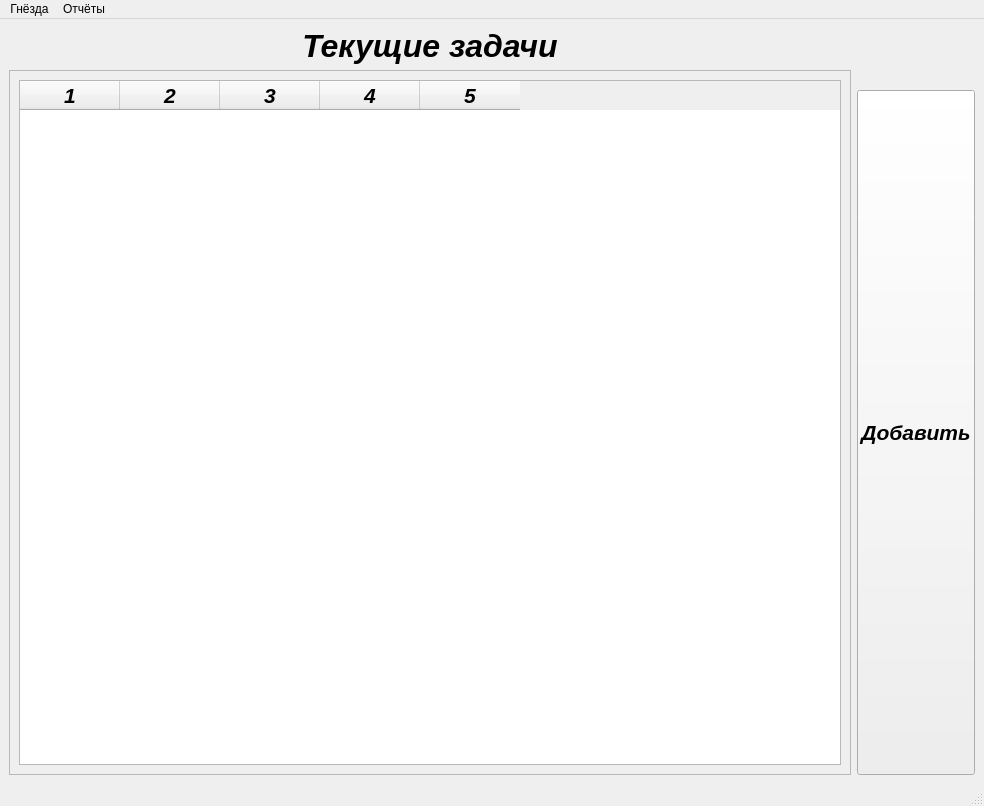
<?xml version="1.0" encoding="UTF-8"?>
<ui version="4.0">
 <class>MainWindow</class>
 <widget class="QMainWindow" name="MainWindow">
  <property name="geometry">
   <rect>
    <x>0</x>
    <y>0</y>
    <width>984</width>
    <height>806</height>
   </rect>
  </property>
  <property name="sizePolicy">
   <sizepolicy hsizetype="Preferred" vsizetype="Preferred">
    <horstretch>0</horstretch>
    <verstretch>0</verstretch>
   </sizepolicy>
  </property>
  <property name="windowTitle">
   <string>Главная страница</string>
  </property>
  <property name="windowIcon">
   <iconset theme="computer">
    <normaloff>../../.designer/backup</normaloff>../../.designer/backup</iconset>
  </property>
  <widget class="QWidget" name="centralwidget">
   <layout class="QGridLayout" name="gridLayout_2">
    <item row="1" column="1">
     <layout class="QVBoxLayout" name="verticalLayout">
      <property name="sizeConstraint">
       <enum>QLayout::SetFixedSize</enum>
      </property>
      <item>
       <widget class="QPushButton" name="update_tasks_list">
        <property name="autoFillBackground">
         <bool>false</bool>
        </property>
        <property name="styleSheet">
         <string notr="true">border-radius: 25%;</string>
        </property>
        <property name="text">
         <string/>
        </property>
        <property name="icon">
         <iconset>
          <normaloff>../Images/update.png</normaloff>../Images/update.png</iconset>
        </property>
        <property name="iconSize">
         <size>
          <width>50</width>
          <height>50</height>
         </size>
        </property>
        <property name="checkable">
         <bool>false</bool>
        </property>
       </widget>
      </item>
      <item>
       <widget class="QPushButton" name="main_add_task">
        <property name="sizePolicy">
         <sizepolicy hsizetype="Minimum" vsizetype="Minimum">
          <horstretch>0</horstretch>
          <verstretch>0</verstretch>
         </sizepolicy>
        </property>
        <property name="font">
         <font>
          <pointsize>16</pointsize>
          <italic>true</italic>
          <bold>true</bold>
         </font>
        </property>
        <property name="text">
         <string>Добавить</string>
        </property>
       </widget>
      </item>
     </layout>
    </item>
    <item row="0" column="0">
     <widget class="QLabel" name="main_current_tasks_label">
      <property name="font">
       <font>
        <pointsize>24</pointsize>
        <italic>true</italic>
        <bold>true</bold>
       </font>
      </property>
      <property name="layoutDirection">
       <enum>Qt::LeftToRight</enum>
      </property>
      <property name="text">
       <string>Текущие задачи</string>
      </property>
      <property name="alignment">
       <set>Qt::AlignCenter</set>
      </property>
     </widget>
    </item>
    <item row="1" column="0">
     <widget class="QScrollArea" name="main_tasks_scroll_area">
      <property name="widgetResizable">
       <bool>true</bool>
      </property>
      <widget class="QWidget" name="scrollAreaWidgetContents">
       <property name="geometry">
        <rect>
         <x>0</x>
         <y>0</y>
         <width>840</width>
         <height>700</height>
        </rect>
       </property>
       <property name="focusPolicy">
        <enum>Qt::TabFocus</enum>
       </property>
       <layout class="QGridLayout" name="gridLayout">
        <item row="0" column="0">
         <widget class="QTableWidget" name="main_tasks_list">
          <property name="sizePolicy">
           <sizepolicy hsizetype="Expanding" vsizetype="Expanding">
            <horstretch>1</horstretch>
            <verstretch>1</verstretch>
           </sizepolicy>
          </property>
          <property name="minimumSize">
           <size>
            <width>150</width>
            <height>30</height>
           </size>
          </property>
          <property name="font">
           <font>
            <pointsize>16</pointsize>
            <italic>true</italic>
            <bold>true</bold>
           </font>
          </property>
          <property name="sizeAdjustPolicy">
           <enum>QAbstractScrollArea::AdjustToContents</enum>
          </property>
          <property name="editTriggers">
           <set>QAbstractItemView::NoEditTriggers</set>
          </property>
          <property name="alternatingRowColors">
           <bool>true</bool>
          </property>
          <property name="gridStyle">
           <enum>Qt::DashLine</enum>
          </property>
          <property name="sortingEnabled">
           <bool>false</bool>
          </property>
          <property name="columnCount">
           <number>5</number>
          </property>
          <attribute name="horizontalHeaderVisible">
           <bool>true</bool>
          </attribute>
          <attribute name="horizontalHeaderCascadingSectionResizes">
           <bool>true</bool>
          </attribute>
          <attribute name="horizontalHeaderShowSortIndicator" stdset="0">
           <bool>false</bool>
          </attribute>
          <attribute name="horizontalHeaderStretchLastSection">
           <bool>false</bool>
          </attribute>
          <attribute name="verticalHeaderStretchLastSection">
           <bool>false</bool>
          </attribute>
          <column/>
          <column/>
          <column/>
          <column/>
          <column/>
         </widget>
        </item>
       </layout>
      </widget>
     </widget>
    </item>
   </layout>
  </widget>
  <widget class="QMenuBar" name="menubar">
   <property name="geometry">
    <rect>
     <x>0</x>
     <y>0</y>
     <width>984</width>
     <height>22</height>
    </rect>
   </property>
   <widget class="QMenu" name="menu">
    <property name="title">
     <string>Гнёзда</string>
    </property>
    <addaction name="actionTelerobot_1"/>
    <addaction name="actionTelerobot_2"/>
    <addaction name="actionTelerobot_3"/>
    <addaction name="actionTelerobot_4"/>
    <addaction name="actionTelerobot_5"/>
    <addaction name="actionTelerobot_6"/>
    <addaction name="actionTelerobot_7"/>
   </widget>
   <widget class="QMenu" name="menu_2">
    <property name="title">
     <string>Отчёты</string>
    </property>
    <addaction name="separator"/>
    <addaction name="sockets_report"/>
    <addaction name="tasks_report"/>
   </widget>
   <addaction name="menu"/>
   <addaction name="menu_2"/>
  </widget>
  <widget class="QStatusBar" name="statusbar"/>
  <action name="sockets_report">
   <property name="text">
    <string>Отчёт по гнёздам</string>
   </property>
  </action>
  <action name="tasks_report">
   <property name="text">
    <string>Отчёт по задачам</string>
   </property>
  </action>
  <action name="actionTelerobot_1">
   <property name="text">
    <string>Телеробот 1</string>
   </property>
   <property name="toolTip">
    <string>Телеробот 1</string>
   </property>
  </action>
  <action name="actionTelerobot_2">
   <property name="text">
    <string>Телеробот 2</string>
   </property>
   <property name="toolTip">
    <string>Телеробот 2</string>
   </property>
  </action>
  <action name="actionTelerobot_3">
   <property name="text">
    <string>Телеробот 3</string>
   </property>
   <property name="toolTip">
    <string>Телеробот 3</string>
   </property>
  </action>
  <action name="actionTelerobot_4">
   <property name="text">
    <string>Телеробот 4</string>
   </property>
   <property name="toolTip">
    <string>Телеробот 4</string>
   </property>
  </action>
  <action name="actionTelerobot_5">
   <property name="text">
    <string>Телеробот 5</string>
   </property>
   <property name="toolTip">
    <string>Телеробот 5</string>
   </property>
  </action>
  <action name="actionTelerobot_6">
   <property name="text">
    <string>Телеробот 6</string>
   </property>
   <property name="toolTip">
    <string>Телеробот 6</string>
   </property>
  </action>
  <action name="actionTelerobot_7">
   <property name="text">
    <string>Телеробот 7</string>
   </property>
   <property name="toolTip">
    <string>Телеробот 7</string>
   </property>
  </action>
 </widget>
 <resources/>
 <connections/>
</ui>
